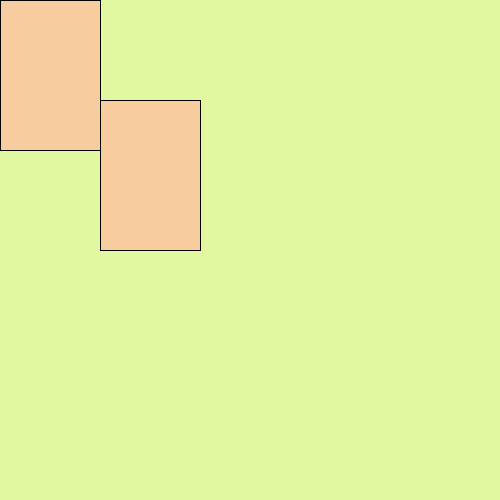
Frame 1 (no input)
Frame 60 (the mouse pressed at the canvas centre just before this capture): identical to frame 1, image omitted
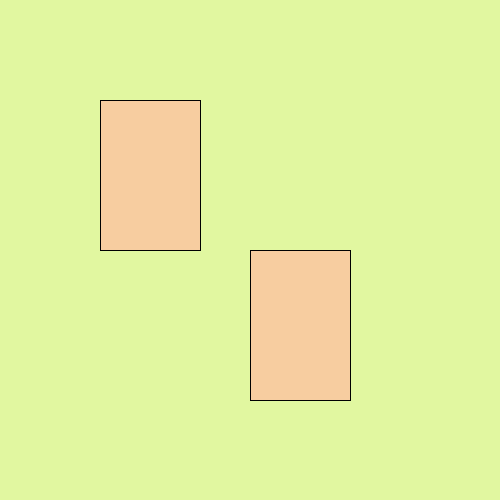
Frame 120 (the mouse held since frame 60 and released just before this capture)

The Processing sketch that drew these frames (run headless with seeded random() and noise(); from frame 60 on, the mouse is pressed at the canvas centre):

// Processing sketch: week01_2_void_setup_draw_mouseX_mouseY
// ── week01_2_void_setup_draw_mouseX_mouseY.pde
//active互動模式
void setup(){
 size(500,500);
}//一次互動
void draw(){
  background(#E1F7A0);
  fill(#F7CDA0);
  rect(100,100,100,150);
  rect(mouseX,mouseY,100,150);
}//重複多次互動
//將程式匯出網頁
//右上方Java點開，選manager
//選P5.js下載，存在P5.js語言裡
//用電腦來翻譯，Java=>JavaScript
//用google找翻譯propcessing to P5.js
//https://pde2js.herokuapp.com/
//貼上全部程式進行翻譯
